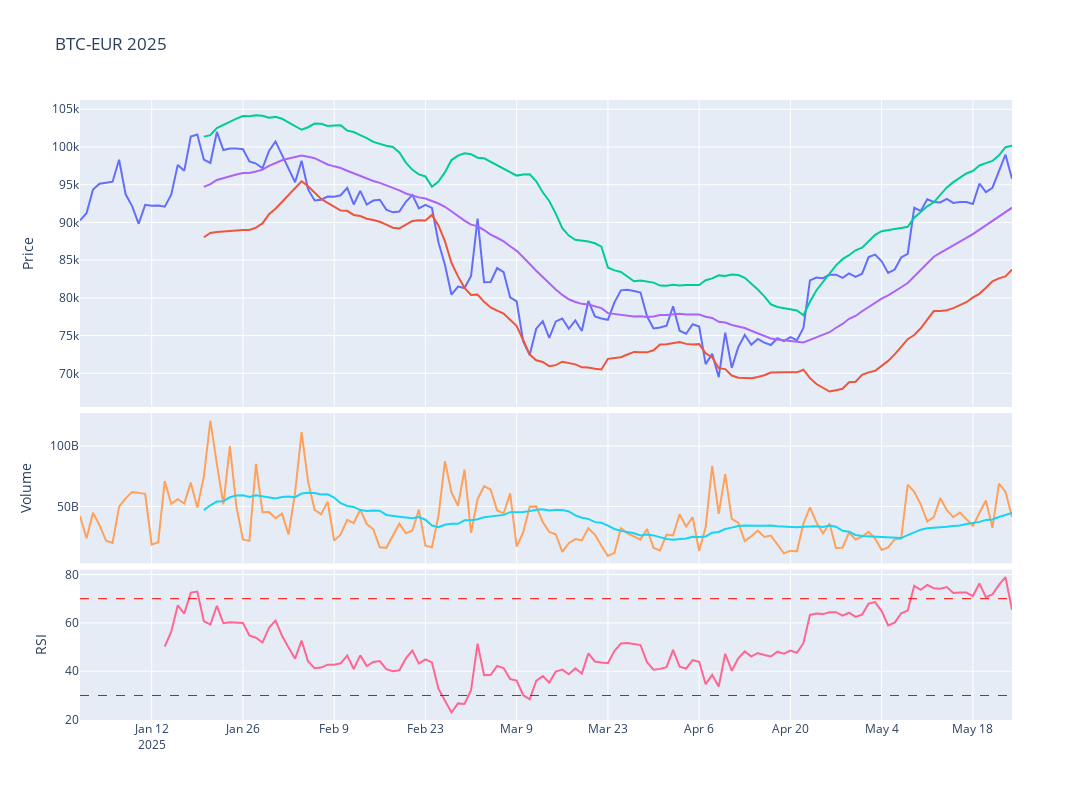

The notebook cell saved with this chart:
### Code cell
# Plot the adjusted close price
fig = make_subplots(rows=4, cols=1,shared_xaxes=True,vertical_spacing=0.01,specs=[[{'rowspan':2,'colspan':1}],[None],[{'rowspan':1,'colspan':1}],[{'rowspan':1,'colspan':1}]])

# Graph (1,1)
fig.add_trace(go.Scatter(x=stock_ticker['Adj Close'].loc[year].index,y=stock_ticker['Adj Close'].loc[year],mode="lines",name=f'{ticker}'),row=1,col=1)
fig.add_trace(go.Scatter(x=stock_ticker['BB_Lower'].loc[year].index,y=stock_ticker['BB_Lower'].loc[year],mode="lines",name='BB_Lower'),row=1,col=1)
fig.add_trace(go.Scatter(x=stock_ticker['BB_Upper'].loc[year].index,y=stock_ticker['BB_Upper'].loc[year],mode="lines",name='BB_Upper'),row=1,col=1)
fig.add_trace(go.Scatter(x=stock_ticker['MMA20'].loc[year].index,y=stock_ticker['MMA20'].loc[year],mode="lines",name='MMA20'),row=1,col=1)
# Update xaxis properties
fig.update_yaxes(title_text="Price", row=1, col=1)

# Graph (3,1)
fig.add_trace(go.Scatter(x=stock_ticker['Volume'].loc[year].index,y=stock_ticker['Volume'].loc[year],mode="lines",name='Volume'),row=3, col=1)
fig.add_trace(go.Scatter(x=stock_ticker['Volume'].loc[year].index,y=stock_ticker['Volume'].loc[year].rolling(20).mean(),mode="lines",name='MMA20'),row=3,col=1)
fig.update_yaxes(title_text="Volume", row=3, col=1)

# Graph (4,1)
fig.add_trace(go.Scatter(x=stock_ticker['RSI'].loc[year].index,y=stock_ticker['RSI'].loc[year],mode="lines",name='RSI'),row=4, col=1)
fig.add_hline(y=30, line_width=1, line_dash="dash", line_color="green",row=4,col=1)
fig.add_hline(y=70, line_width=1, line_dash="dash", line_color="red",row=4,col=1)
fig.update_yaxes(title_text="RSI", row=4, col=1)

fig.update_layout(height=800, width=1300,showlegend=False,title=f"{ticker} {year}")

fig.show()

### Figure 1 — Plotly figure (JSON) as saved in the notebook; plotly's stock layout.template omitted (floating-point values rounded to 4 significant figures; data arrays with more than 128 entries replaced by an {"elided": "..."} marker saying what was removed)
{"data": [{"mode": "lines", "name": "BTC-EUR", "type": "scatter", "x": {"elided": "144 str values"}, "xaxis": "x", "y": {"elided": "144 float values"}, "yaxis": "y"}, {"mode": "lines", "name": "BB_Lower", "type": "scatter", "x": {"elided": "144 str values"}, "xaxis": "x", "y": {"elided": "144 float values"}, "yaxis": "y"}, {"mode": "lines", "name": "BB_Upper", "type": "scatter", "x": {"elided": "144 str values"}, "xaxis": "x", "y": {"elided": "144 float values"}, "yaxis": "y"}, {"mode": "lines", "name": "MMA20", "type": "scatter", "x": {"elided": "144 str values"}, "xaxis": "x", "y": {"elided": "144 float values"}, "yaxis": "y"}, {"mode": "lines", "name": "Volume", "type": "scatter", "x": {"elided": "144 str values"}, "xaxis": "x2", "y": {"elided": "144 int values"}, "yaxis": "y2"}, {"mode": "lines", "name": "MMA20", "type": "scatter", "x": {"elided": "144 str values"}, "xaxis": "x2", "y": {"elided": "144 float values"}, "yaxis": "y2"}, {"mode": "lines", "name": "RSI", "type": "scatter", "x": {"elided": "144 str values"}, "xaxis": "x3", "y": {"elided": "144 float values"}, "yaxis": "y3"}], "layout": {"height": 800, "shapes": [{"line": {"color": "green", "dash": "dash", "width": 1}, "type": "line", "x0": 0, "x1": 1, "xref": "x3 domain", "y0": 30, "y1": 30, "yref": "y3"}, {"line": {"color": "red", "dash": "dash", "width": 1}, "type": "line", "x0": 0, "x1": 1, "xref": "x3 domain", "y0": 70, "y1": 70, "yref": "y3"}], "showlegend": false, "title": {"text": "BTC-EUR 2025"}, "width": 1300, "xaxis": {"anchor": "y", "domain": [0, 1], "matches": "x3", "showticklabels": false}, "xaxis2": {"anchor": "y2", "domain": [0, 1], "matches": "x3", "showticklabels": false}, "xaxis3": {"anchor": "y3", "domain": [0, 1]}, "yaxis": {"anchor": "x", "domain": [0.505, 1], "title": {"text": "Price"}}, "yaxis2": {"anchor": "x2", "domain": [0.2525, 0.495], "title": {"text": "Volume"}}, "yaxis3": {"anchor": "x3", "domain": [0, 0.2425], "title": {"text": "RSI"}}}}
